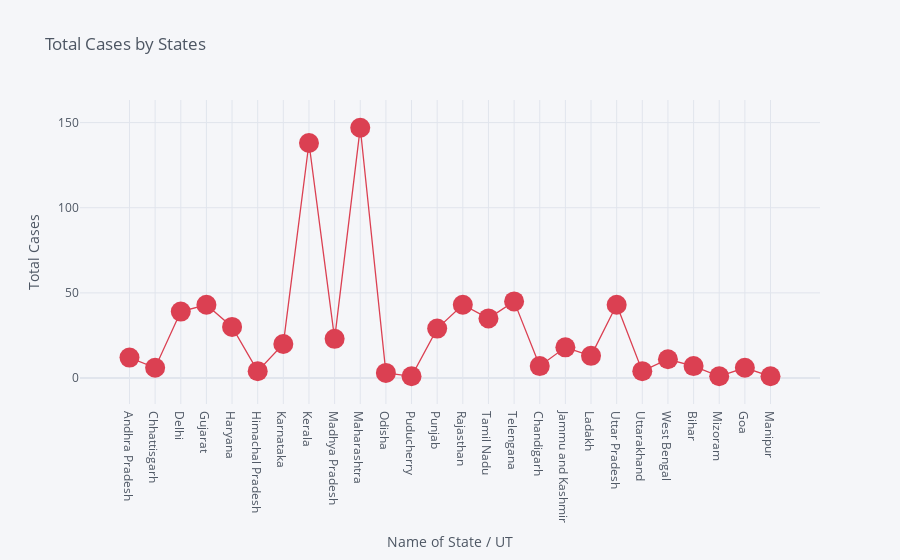

Write notebook code for a chart like this one.
### Code cell
df.iplot(kind='scatter',x='Name of State / UT',y='Total Cases',mode='markers+lines',title='Total Cases by States',xTitle='Name of State / UT',yTitle='Total Cases',colors='red',size=20)

### Figure 1 — Plotly figure (JSON) as saved in the notebook; plotly's stock layout.template omitted (floating-point values rounded to 4 significant figures)
{"data": [{"line": {"color": "rgba(219, 64, 82, 1.0)", "dash": "solid", "shape": "linear", "width": 1.3}, "marker": {"size": 20, "symbol": "circle"}, "mode": "markers+lines", "name": "Total Cases", "text": "", "type": "scatter", "x": ["Andhra Pradesh", "Chhattisgarh", "Delhi", "Gujarat", "Haryana", "Himachal Pradesh", "Karnataka", "Kerala", "Madhya Pradesh", "Maharashtra", "Odisha", "Puducherry", "Punjab", "Rajasthan", "Tamil Nadu", "Telengana", "Chandigarh", "Jammu and Kashmir", "Ladakh", "Uttar Pradesh", "Uttarakhand", "West Bengal", "Bihar", "Mizoram", "Goa", "Manipur"], "y": [12, 6, 39, 43, 30, 4, 20, 138, 23, 147, 3, 1, 29, 43, 35, 45, 7, 18, 13, 43, 4, 11, 7, 1, 6, 1]}], "layout": {"legend": {"bgcolor": "#F5F6F9", "font": {"color": "#4D5663"}}, "paper_bgcolor": "#F5F6F9", "plot_bgcolor": "#F5F6F9", "title": {"font": {"color": "#4D5663"}, "text": "Total Cases by States"}, "xaxis": {"gridcolor": "#E1E5ED", "showgrid": true, "tickfont": {"color": "#4D5663"}, "title": {"font": {"color": "#4D5663"}, "text": "Name of State / UT"}, "zerolinecolor": "#E1E5ED"}, "yaxis": {"gridcolor": "#E1E5ED", "showgrid": true, "tickfont": {"color": "#4D5663"}, "title": {"font": {"color": "#4D5663"}, "text": "Total Cases"}, "zerolinecolor": "#E1E5ED"}}}
